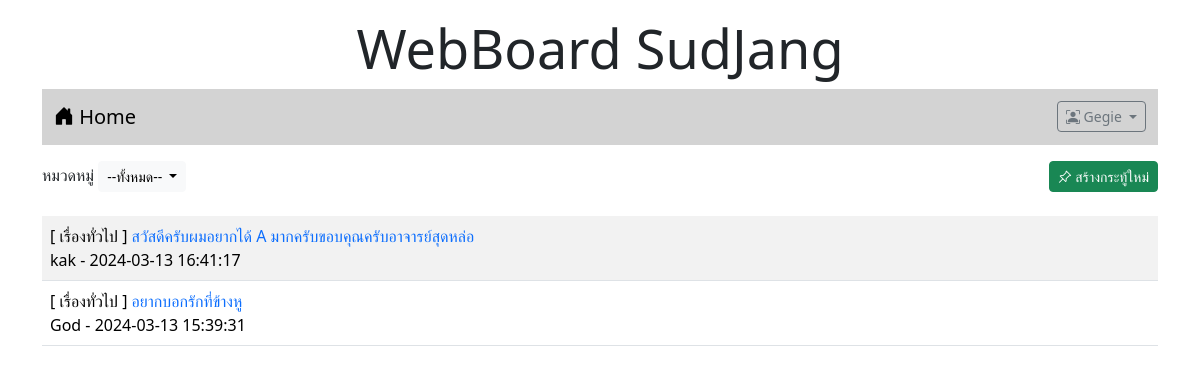
Page /index.php (signed in) on the committed database.
### tables this page shows
CREATE TABLE `post` (
  `id` int(11) NOT NULL,
  `title` varchar(128) NOT NULL,
  `content` varchar(2048) NOT NULL,
  `post_date` datetime NOT NULL,
  `cat_id` int(11) NOT NULL,
  `user_id` int(11) NOT NULL
);

CREATE TABLE `category` (
  `id` int(11) NOT NULL,
  `name` varchar(32) NOT NULL
);

CREATE TABLE `user` (
  `id` int(11) NOT NULL,
  `login` varchar(32) NOT NULL,
  `password` varchar(64) NOT NULL,
  `name` varchar(64) NOT NULL,
  `gender` char(1) NOT NULL,
  `email` varchar(32) NOT NULL,
  `role` char(1) NOT NULL
);

### index.php (the view, shortened to what this page needs)
<!DOCTYPE html>
<html lang="en">
<head>
    <link rel="stylesheet" href="bootstrap-5.3.2-dist/css/bootstrap.min.css">
    <link rel="stylesheet" href="https://cdn.jsdelivr.net/npm/bootstrap-icons@1.11.3/font/bootstrap-icons.min.css">
</head>
<body>
    <div class="container-lg">
    <h1 style="text-align: center;font-size: 54px;"class="mt-3">WebBoard SudJang</h1>
<?php include "nav.php" ?>
<div class="mt-3 d-flex justify-content-between">
    <div>
    <label>หมวดหมู่</label>
        <span class="dropdown">
            <button class="btn btn-light btn-sm dropdown-toggle" type="button" data-bs-toggle="dropdown" aria-expanded="false">
            --ทั้งหมด--
        </button>
        </span>
    </div>
    <?php if(isset($_SESSION['id'])){ ?>
    <div><a href="newpost.php" class="btn btn-success btn-sm"><i class="bi bi-pin-angle"></i> สร้างกระทู้ใหม่</a></div>
 <?php }?>
</div>
<br>
<table class="table table-striped">
        <?php
        $conn=new PDO("mysql:host=localhost;dbname=webboard;charset=utf8","root","");
        $sql="SELECT t3.name,t1.title,t1.id,t2.login,t1.post_date FROM post as t1
        INNER JOIN user as t2 ON(t1.user_id=t2.id)
        INNER JOIN category as t3 ON (t1.cat_id=t3.id) ORDER BY t1.post_date DESC";
        $result=$conn->query($sql);
        while($row= $result->fetch()){
            echo "<tr><td class='d-flex justify-content-between'>
            <div>[ $row[0] ] <a href=post.php?id=$row[2]
            style=text-decoration:none>$row[1] </a><br>$row[3] - $row[4]</div>";
        }
        ?>
</table>
    </div>
</body>
</html>

### rows in the picture
post: category.name "เรื่องทั่วไป", title "สวัสดีครับผมอยากได้ A มากครับขอบคุณครับอาจารย์สุดหล่อ", user.login "kak", post_date "2024-03-13 16:41:17"
post: category.name "เรื่องทั่วไป", title "อยากบอกรักที่ข้างหู", user.login "God", post_date "2024-03-13 15:39:31"

### other values in the picture
$_SESSION['username'] "Gegie"
